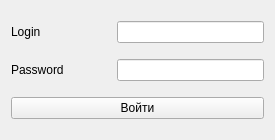
<?xml version="1.0" encoding="UTF-8"?>
<ui version="4.0">
 <class>Form</class>
 <widget class="QWidget" name="Form">
  <property name="geometry">
   <rect>
    <x>0</x>
    <y>0</y>
    <width>275</width>
    <height>140</height>
   </rect>
  </property>
  <property name="minimumSize">
   <size>
    <width>275</width>
    <height>140</height>
   </size>
  </property>
  <property name="maximumSize">
   <size>
    <width>470</width>
    <height>140</height>
   </size>
  </property>
  <property name="windowTitle">
   <string>Form</string>
  </property>
  <layout class="QHBoxLayout" name="horizontalLayout_3">
   <item>
    <layout class="QVBoxLayout" name="verticalLayout">
     <item>
      <layout class="QHBoxLayout" name="horizontalLayout">
       <item>
        <widget class="QLabel" name="label">
         <property name="enabled">
          <bool>true</bool>
         </property>
         <property name="minimumSize">
          <size>
           <width>100</width>
           <height>0</height>
          </size>
         </property>
         <property name="text">
          <string>Login</string>
         </property>
        </widget>
       </item>
       <item>
        <widget class="QLineEdit" name="lineEdit_login">
         <property name="placeholderText">
          <string/>
         </property>
        </widget>
       </item>
      </layout>
     </item>
     <item>
      <layout class="QHBoxLayout" name="horizontalLayout_2">
       <item>
        <widget class="QLabel" name="label_2">
         <property name="enabled">
          <bool>true</bool>
         </property>
         <property name="minimumSize">
          <size>
           <width>100</width>
           <height>0</height>
          </size>
         </property>
         <property name="text">
          <string>Password</string>
         </property>
        </widget>
       </item>
       <item>
        <widget class="QLineEdit" name="lineEdit_password"/>
       </item>
      </layout>
     </item>
     <item>
      <widget class="QPushButton" name="btnInclude">
       <property name="text">
        <string>Войти</string>
       </property>
      </widget>
     </item>
    </layout>
   </item>
  </layout>
 </widget>
 <resources/>
 <connections/>
</ui>
